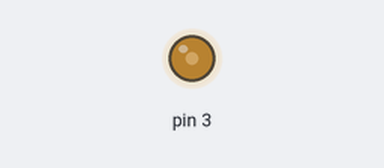
This sketch was run on a simulated Arduino Uno, built with avr-gcc and run on an emulated ATmega328P. On the bench: output pins drawn as LEDs (lit = HIGH).

Above: at 0.1 s.
Timing chart, 0 to 1.6 s (numbered marks = the images above):
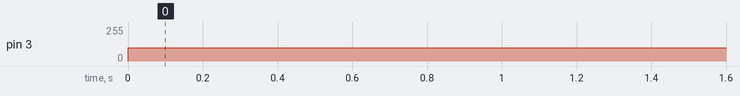

Measured:
- by itself, pin 3: 0/255 → 100/255 at 0.00 s

The sketch:

smooth_uusam1.ino
```cpp
// C++ code
//
void setup()
{
  pinMode(3, OUTPUT);
}

void loop()
{
  analogWrite(3, 100);
}
```
